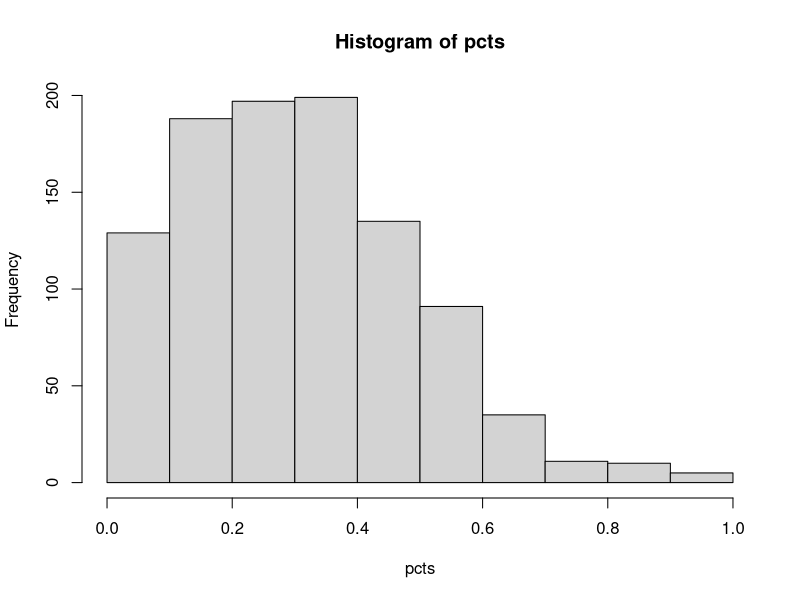

Source code (R): (Note: this script raises an error after producing the figure.)
## ---- chunk 1
#Reason for special log transform------------

#Explaining Logit options------
pcts=rpois(1000, 3.5)/10
pcts[pcts>1]=1
hist(pcts)
table(pcts)



hist(logit.transform(pcts))
hist(logit.transform.eps(pcts))
hist(log(pcts/(1-pcts)))

pc=seq(0,1,by=0.01)

plot(pc, logit.transform(pc), pch=19, col="gray", cex=1.2, ylab="transformed value")
points(pc, log(pc/(1-pc)), pch=20)





#Explaining Log options------
tx=seq(0,5,by=0.001)

plot(tx, log(tx))
plot(tx, log(tx+1))
plot(tx, logw0(tx))
pairs(cbind(orig=tx, log=log(tx), logp1=log(tx+1), logw0=logw0(tx) ), lower.panel=NULL, row1attop = FALSE)

# Note logp1 changes overall shape of transform- the log relationship is lost. 



## ---- chunk 2
# Make transformation functions############
logit.transform = function(x){  #This one looks better (Phil Dixon's suggestion)
    #  x is a vector of values between 0 and 1 inclusive
    if(sum(x[x!=0], na.rm=TRUE)==0) 
        eps=0
       else    
        eps=min(x[x!=0], na.rm=TRUE)
    x[x==0]=0.5*eps
    x[x==1]=1-0.5*eps
    return(log(x/(1-x)))
}
INVlogit.transform=function(alpha){
    #alpha is a vector of real number
    #if(alpha>705) return(1) #otherwise too big to exp()
    alpha[alpha>709]=709   #This is largest number R will take to 1.  Otherwise NaN
    return(exp(alpha)/(exp(alpha)+1))
}
logit.transform.eps = function(x, eps){
    #  x is a vector of values between 0 and 1
    eps=min(x[x!=0])
    return(log((x+eps/(1-x+eps))))
    
}

logw0=function(x){ 
    #  x is a vector of values >=0
  # The following transformation preserves orders of magnitudes and results in 0 when original data is zero. 
  c=trunc(log(min(x[x>0], na.rm=T)))
  d=exp(c)
  return(log(x+d)-c)
}

## ---- chunk 3
plot(cars)
